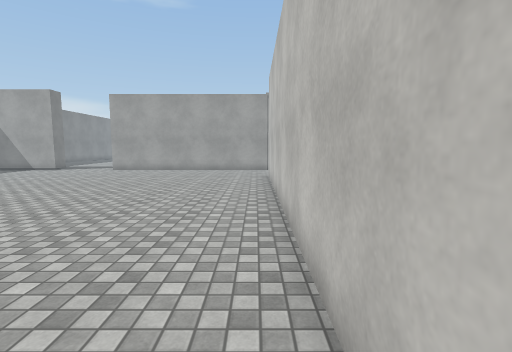
View 1 (above)

18 first-person views from a walk through a 3-D level made in the Unity game engine. The camera is 1.5 m above the floor, tilts 6° down and sees 85° across. The floor is counted in squares, 1 m on a side. Each view is taken from the middle of a square. On the plan, view 1 faces up. The plan holds only what a view shows up to about 14 squares ahead; the rest is blank. The place goes on beyond the plan. The player is left out. Surface patterns are stand-ins for the level's own textures.

View 2
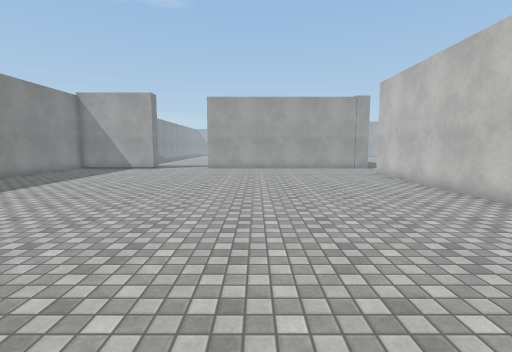

View 3
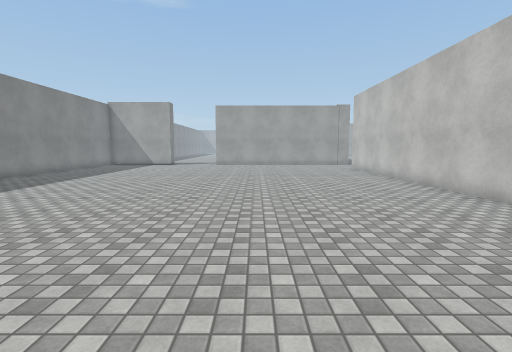

View 4
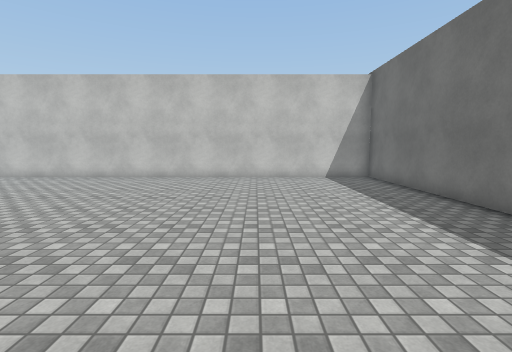

View 5
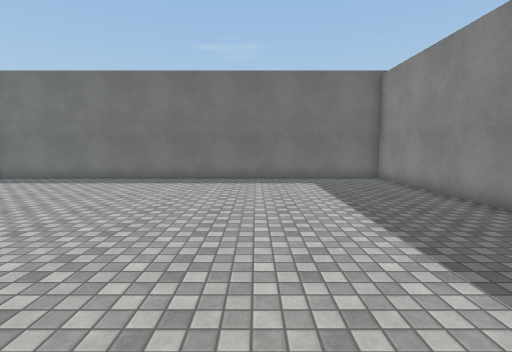

View 6
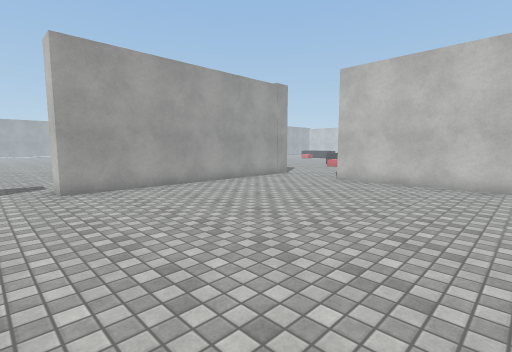

View 7
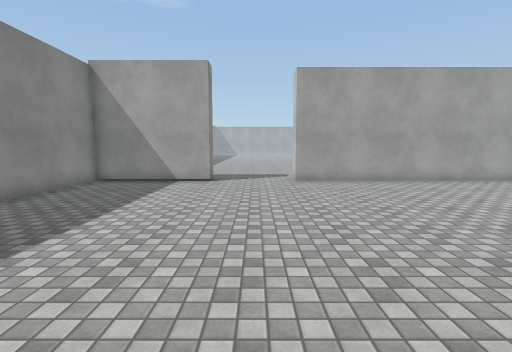

View 8
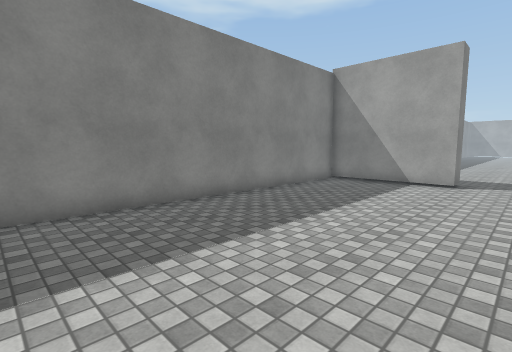

View 9
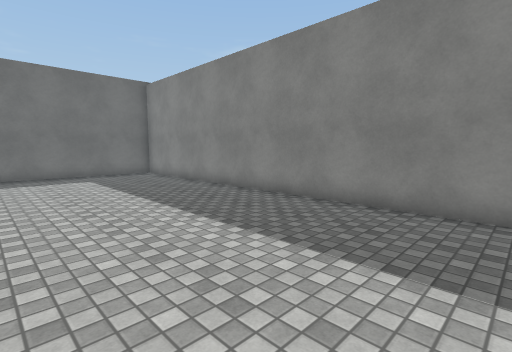

View 10
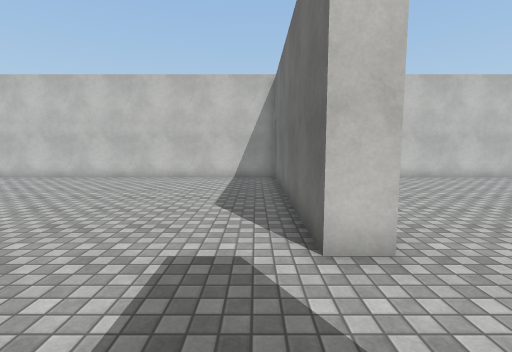

View 11
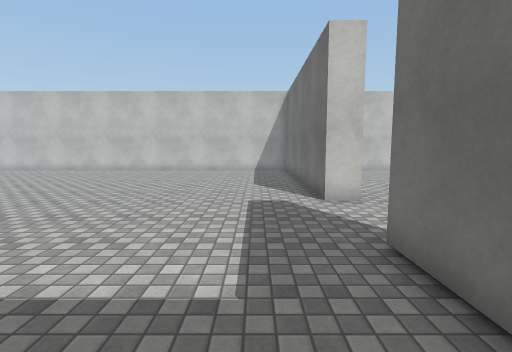

View 12
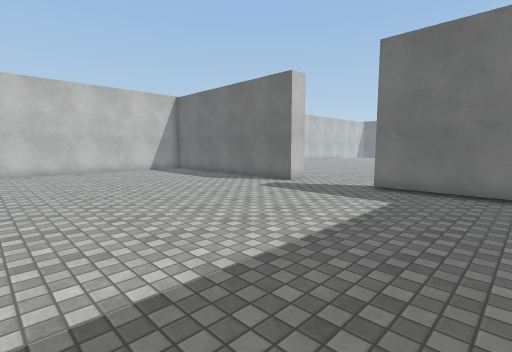

View 13
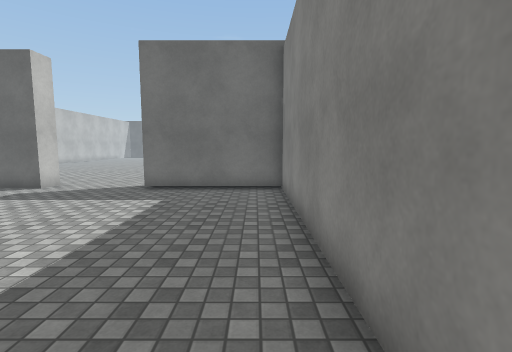

View 14
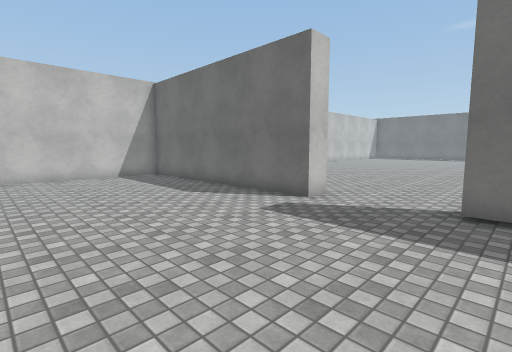

View 15
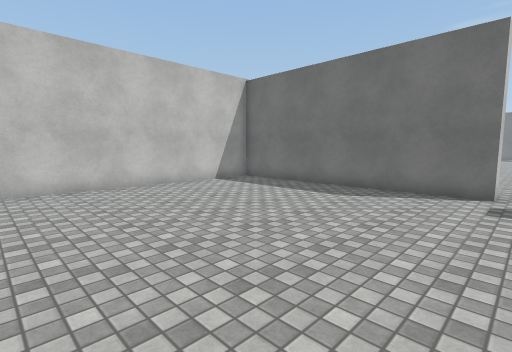

View 16
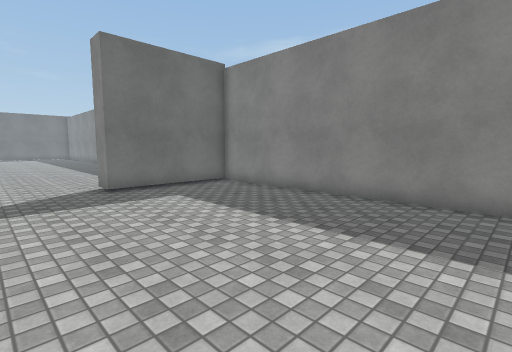

View 17
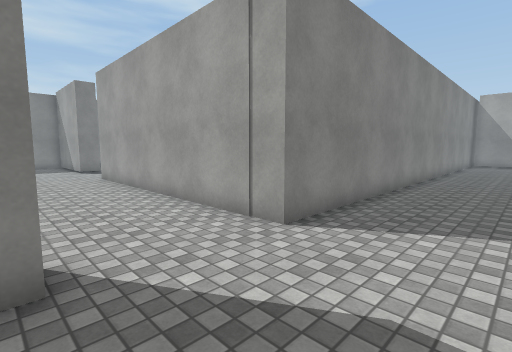

View 18
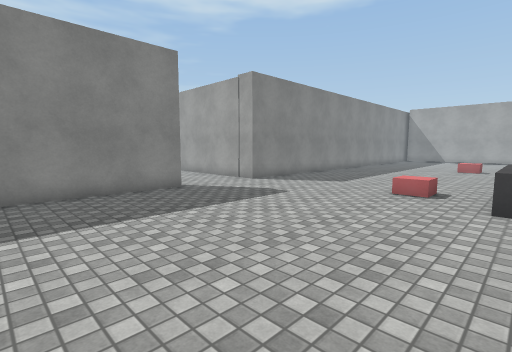

### Floor plan
Points are (right, up) in squares from view 1. A wall is a line through its corners. A room is listed if a view was taken in it or the views show most of it. See-through windows are left out.
Room 1 (views 1, 2, 3, 4, 5, 6, 7, 8, 9)
walls: (-13, 18.1) (-17.9, 18.1) (-17.9, -10.5) (0.6, -10.5) (0.6, 14.4); (-0.6, 18.1) (-9.3, 18.1)
ways out: opening at (-11, 18) to room 2; opening at (0.3, 16) to room 3
Room 2 (views 10, 11, 12, 13, 14, 15, 16)
walls: (-9.3, 18.1) (-9.3, 19.1) (0.6, 19.1) (0.6, 29.5); (-17.9, 28.8) (-17.9, 19.1) (-13, 19.1) (-13, 18.1)
ways out: opening at (-11, 18) to room 1
Room 3 (views 17, 18)
walls: (1.7, 14.5) (1.7, 9.2); (1.7, 29.5) (1.7, 18.1) (-0.6, 18.1)
ways out: opening at (0.3, 16) to room 1

Where each view was taken, in squares from view 1:
view 1: 0 up, 0 right, facing up
view 2: 1 down, 6 left, facing up
view 3: 5 down, 6 left, facing up
view 4: 5 down, 13 left, facing right
view 5: 3 up, 12 left, facing down
view 6: 8 up, 11 left, facing up-right
view 7: 6 up, 11 left, facing up
view 8: 6 up, 11 left, facing up-left
view 9: 5 up, 11 left, facing down-left
view 10: 20 up, 13 left, facing right
view 11: 21 up, 17 left, facing right
view 12: 29 up, 17 left, facing down-right
view 13: 29 up, 17 left, facing down
view 14: 26 up, 14 left, facing down-right
view 15: 29 up, 10 left, facing down-right
view 16: 29 up, 10 left, facing down-left
view 17: 14 up, 5 right, facing up-left
view 18: 9 up, 11 right, facing up-left
